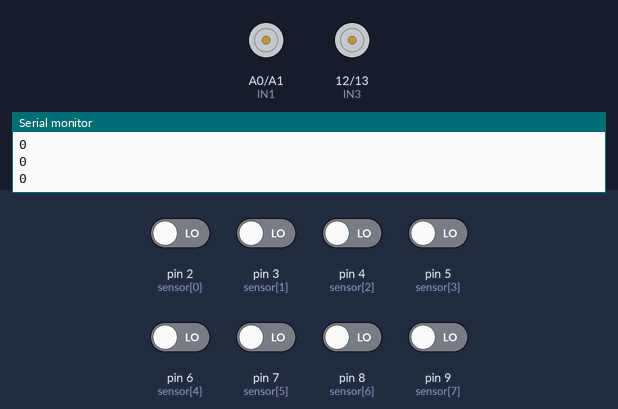
Recording of a sketch running on a simulated Arduino Uno, built with avr-gcc and run on an emulated ATmega328P. On the bench: motor-driver pin pairs drawn as motors (green arrow = first pin HIGH = forward, orange = second pin HIGH = backward, longer = more drive, scaled by the enable pin), the last lines printed to the serial monitor. Inputs (shaded band) come from the test bench; at power-on: pin 2 (sensor[0]), pin 3 (sensor[1]), pin 4 (sensor[2]), pin 5 (sensor[3]), pin 6 (sensor[4]), pin 7 (sensor[5]), pin 8 (sensor[6]), pin 9 (sensor[7]) LOW.

Above: at 1.2 s.
1.3 s: pin 2 (sensor[0]) driven HIGH
At 2.1 s:
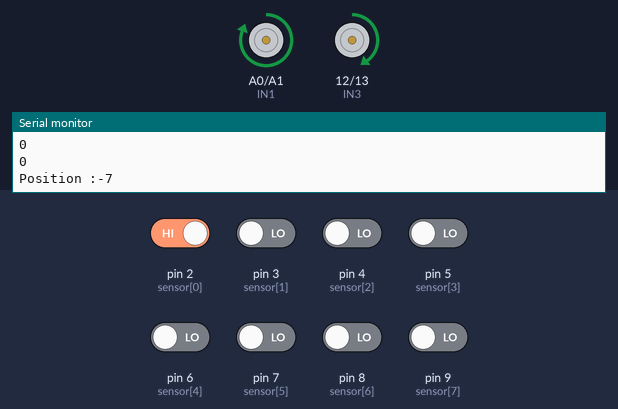
2.8 s: pin 9 (sensor[7]) driven HIGH
At 3.7 s:
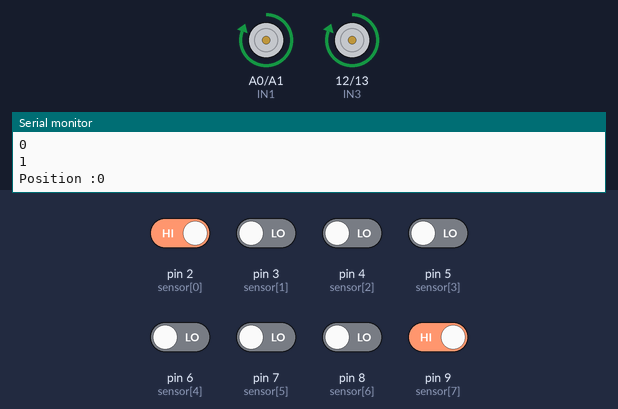
4.3 s: pin 7 (sensor[5]) driven HIGH
At 5.4 s:
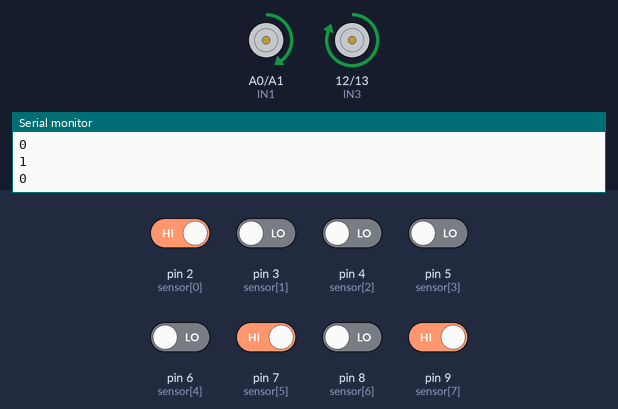
5.8 s: pin 3 (sensor[1]) driven HIGH
At 7.0 s:
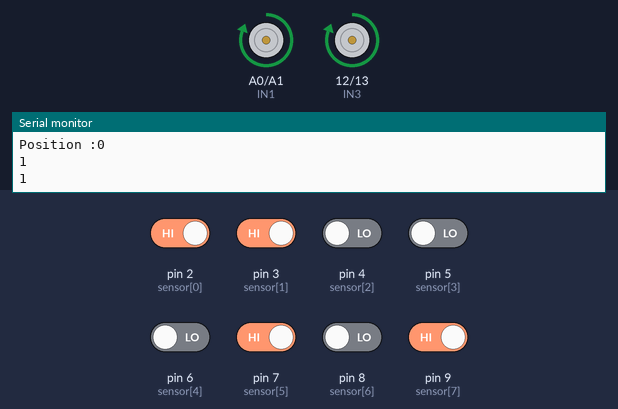
7.3 s: pin 4 (sensor[2]) driven HIGH
At 8.5 s:
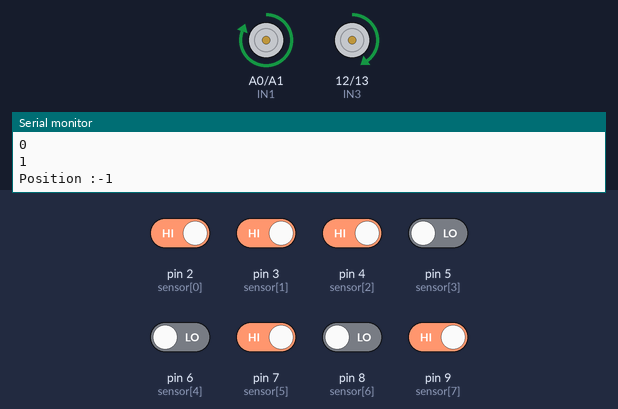
8.8 s: pin 4 (sensor[2]) driven LOW
At 10.2 s:
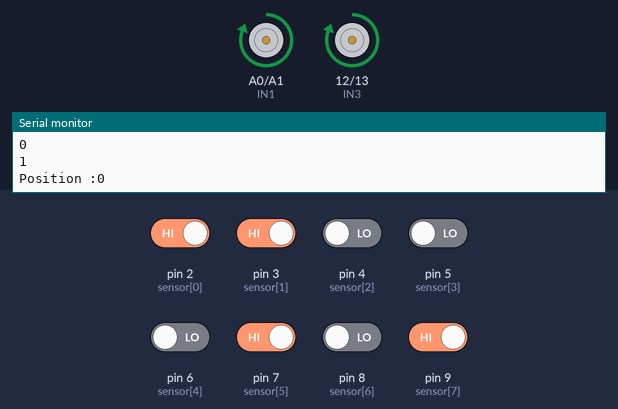
Timing chart, 0 to 11.3 s (numbered marks = the images above; inputs shaded):
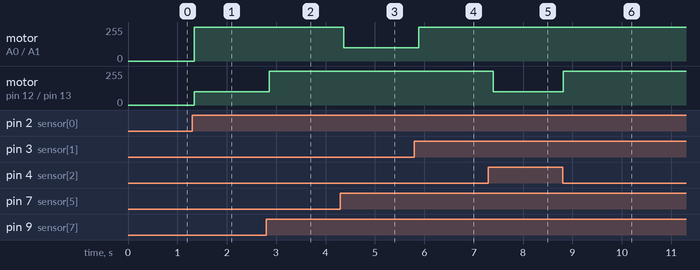

Measured:
- after the input at 1.3 s, motor on A0 (IN1) / A1 (IN2): stopped → forward 255/255 after 0.05 s; motor on pin 12 (IN3) / pin 13 (IN4): stopped → forward 100/255 after 0.05 s
- after the input at 2.8 s, motor on pin 12 (IN3) / pin 13 (IN4): forward 100/255 → forward 255/255 after 0.06 s
- after the input at 4.3 s, motor on A0 (IN1) / A1 (IN2): forward 255/255 → forward 100/255 after 0.07 s
- after the input at 5.8 s, motor on A0 (IN1) / A1 (IN2): forward 100/255 → forward 255/255 after 0.09 s
- after the input at 7.3 s, motor on pin 12 (IN3) / pin 13 (IN4): forward 255/255 → forward 100/255 after 0.10 s
- after the input at 8.8 s, motor on pin 12 (IN3) / pin 13 (IN4): forward 100/255 → forward 255/255 at once

The sketch:

Line_following_robot.ino
```cpp
const int sensor[8]= {2,3,4,5,6,7,8,9};
const int weight[8]={-7,-5,-3,-1,1,3,5,7};

#define ENA  10
#define ENB  11

const int IN1 = A0;   //PWM
const int IN2 = A1;    //PWM
const int IN3 = 12;
const int IN4 = 13;


void forward(){
  analogWrite(ENA,255);
  analogWrite(ENB,255);

  digitalWrite(IN1,HIGH);
  digitalWrite(IN2,LOW);
  digitalWrite(IN3,HIGH);
  digitalWrite(IN4,LOW);

}

void reverse(){
  digitalWrite(IN1,LOW);
  digitalWrite(IN2,HIGH);
  digitalWrite(IN3,LOW);
  digitalWrite(IN4,HIGH);

}

void left(){
  analogWrite(ENA,255);
  analogWrite(ENB,100);

  digitalWrite(IN1,HIGH);
  digitalWrite(IN2,LOW);
  digitalWrite(IN3,HIGH);
  digitalWrite(IN4,LOW);

}

void right(){
  analogWrite(ENA,100);
  analogWrite(ENB,255);

  digitalWrite(IN1,HIGH);
  digitalWrite(IN2,LOW);
  digitalWrite(IN3,HIGH);
  digitalWrite(IN4,LOW);
}


void setup(){
  Serial.begin(9600);
  for(int i=0;i<8;i++){
    pinMode(sensor[i],INPUT);
  }
  pinMode(IN1, OUTPUT);
  pinMode(IN2, OUTPUT);
  pinMode(IN3, OUTPUT);
  pinMode(IN4, OUTPUT);

  pinMode(ENA, OUTPUT);     //control speed
  pinMode(ENB, OUTPUT);     // control speed

}


void loop(){
  int count = 0;
  int sum = 0;
  for(int i =0; i<8; i++){
    int value = digitalRead(sensor[i]);
    Serial.println(value);
    if (value ==1){            //blackline detected
      sum=sum + weight[i];
      count++;
    }
  }
  if (count > 0){
  int position = sum/count;
  Serial.print("Position :");
  Serial.println(position);


  if(position > 0){
    right();

  }
  else if(position <0){
    left();
  }
  else{
    forward();
  }
  delay(100);
  }
}
```
